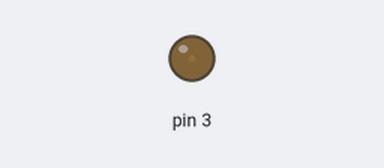
The sketch below on a simulated Arduino Uno, built with avr-gcc and run on an emulated ATmega328P. Parts: output pins drawn as LEDs (lit = HIGH).

Above: at 0.05 s.
At 2.35 s:
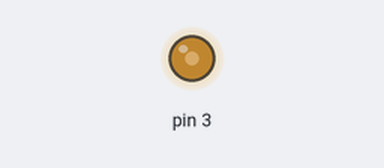
At 4.65 s:
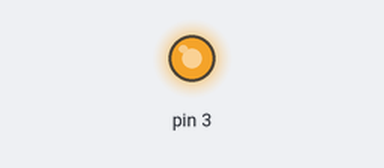
At 9.25 s:
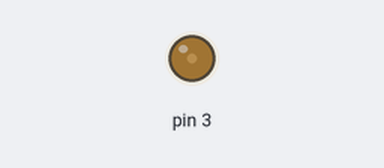
Timing chart, 0 to 13.5 s (numbered marks = the images above):
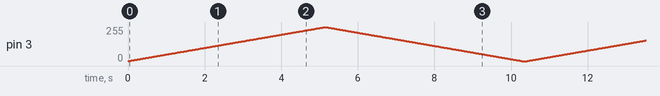

The sketch:

01_LED_For.ino
```cpp
void setup() {
  // put your setup code here, to run once:
pinMode(3, OUTPUT);
}

void loop() {
  for (int i=0;i<255;i++)
  {
    analogWrite (3,i);
    Serial.println(i);
    delay(20);
  }
    for (int i=255;i>=0;i--)
  {
    analogWrite (3,i);
    Serial.println(i);
    delay(20);
  }
  delay(100);
}
```
